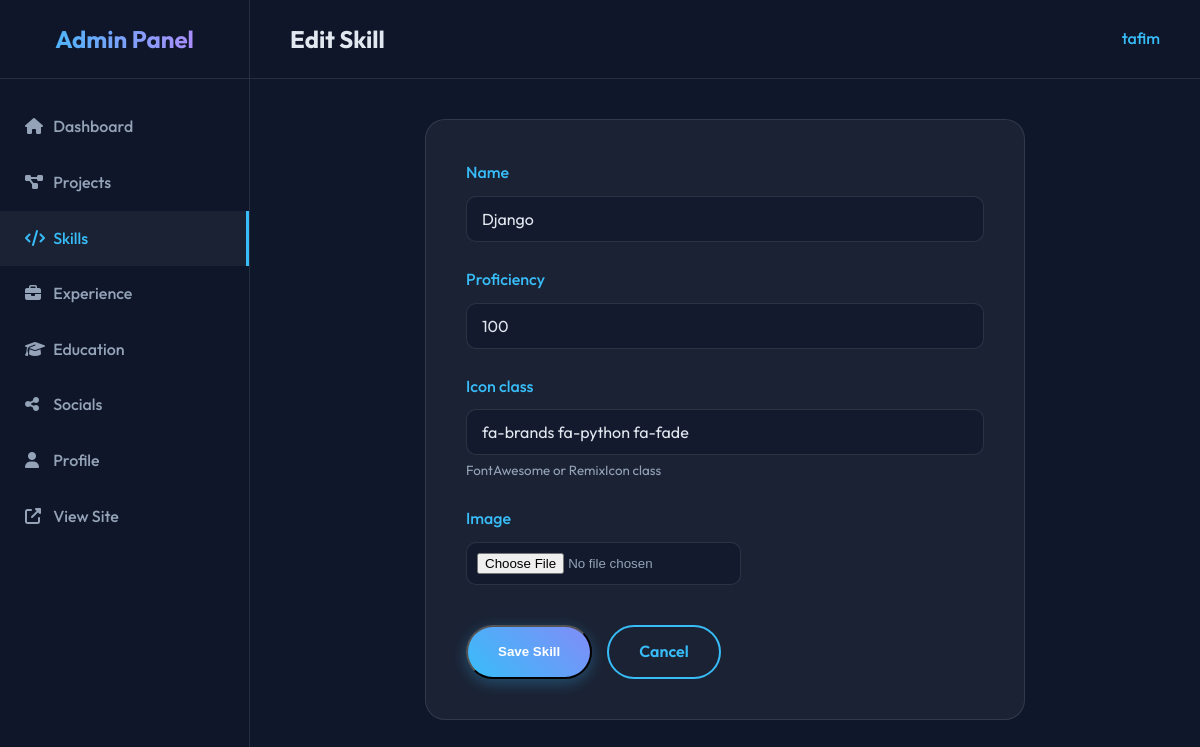
The app's page /dashboard/skills/2/edit/ (signed in) with its own data.
### portfolio/models.py (models this page shows, shortened)
class Skill(models.Model):
    name = models.CharField(max_length=50)
    proficiency = models.IntegerField(validators=[MinValueValidator(0), MaxValueValidator(100)])
    icon_class = models.CharField(max_length=100, help_text="FontAwesome or RemixIcon class", blank=True)
    image = models.ImageField(upload_to='skills/', blank=True, null=True)

### portfolio/views.py (the view)
# urls.py: path('dashboard/skills/<int:pk>/edit/', skill_update, name='skill_update'),
@login_required
@user_passes_test(is_superuser)
def skill_update(request, pk):
    skill = get_object_or_404(Skill, pk=pk)
    if request.method == 'POST':
        form = SkillForm(request.POST, request.FILES, instance=skill)
        if form.is_valid():
            form.save()
            return redirect('skill_list')
    else:
        form = SkillForm(instance=skill)
    return render(request, 'portfolio/admin/skill_form.html', {'form': form})

### portfolio/forms.py
class SkillForm(forms.ModelForm):
    class Meta:
        model = Skill
        fields = ['name', 'proficiency', 'icon_class', 'image']
        widgets = {
            'icon_class': forms.TextInput(attrs={'placeholder': 'e.g. fa-brands fa-python'}),
        }

### portfolio/views.py (called while the page is built)
def is_superuser(user):
    return user.is_superuser

### portfolio/templates/portfolio/admin/skill_form.html (shortened to what this page needs)
{% extends 'portfolio/admin/admin_base.html' %}
{% block header_title %}{% if form.instance.pk %}Edit Skill{% else %}Add Skill{% endif %}{% endblock %}
{% block content %}
<div class="form-container" style="max-width: 600px; margin: 0 auto; background: var(--glass-bg); padding: 40px; border-radius: 20px; border: 1px solid var(--glass-border);">
    <form method="post" enctype="multipart/form-data">
        {% for field in form %}
        <div class="form-group" style="margin-bottom: 25px;">
            <label for="{{ field.id_for_label }}" style="display: block; margin-bottom: 10px; color: var(--primary-color); font-weight: 500;">{{ field.label }}</label>
            {{ field }}
            {% if field.help_text %}
            <small style="color: #94a3b8; display: block; margin-top: 5px;">{{ field.help_text }}</small>
            {% endif %}
        </div>
        {% endfor %}
        <div class="form-actions" style="margin-top: 40px; display: flex; gap: 15px;">
            <button type="submit" class="btn btn-primary">Save Skill</button>
            <a href="{% url 'skill_list' %}" class="btn btn-secondary">Cancel</a>
        </div>
    </form>
</div>
{% endblock %}

### portfolio/templates/portfolio/admin/admin_base.html (shortened to what this page needs)
{% load static %}
<!DOCTYPE html>
<html lang="en">
<head>
    <link rel="stylesheet" href="https://cdnjs.cloudflare.com/ajax/libs/font-awesome/6.4.0/css/all.min.css">
    <link rel="stylesheet" href="{% static 'css/styles.css' %}">
    <link rel="stylesheet" href="{% static 'css/admin.css' %}">
    <link href="https://unpkg.com/aos@2.3.1/dist/aos.css" rel="stylesheet">
</head>
<body>
    <div class="admin-container">
        <aside class="sidebar">
            <div class="sidebar-header">
                <h2>Admin Panel</h2>
            </div>
            <ul class="sidebar-menu">
                <li><a href="{% url 'dashboard' %}" class="{% if request.resolver_match.url_name == 'dashboard' %}active{% endif %}"><i class="fas fa-home"></i> Dashboard</a></li>
                <li><a href="{% url 'project_list' %}" class="{% if 'project' in request.resolver_match.url_name %}active{% endif %}"><i class="fas fa-project-diagram"></i> Projects</a></li>
                <li><a href="{% url 'skill_list' %}" class="{% if 'skill' in request.resolver_match.url_name %}active{% endif %}"><i class="fas fa-code"></i> Skills</a></li>
                <li><a href="{% url 'experience_list' %}" class="{% if 'experience' in request.resolver_match.url_name %}active{% endif %}"><i class="fas fa-briefcase"></i> Experience</a></li>
                <li><a href="{% url 'education_list' %}" class="{% if 'education' in request.resolver_match.url_name %}active{% endif %}"><i class="fas fa-graduation-cap"></i> Education</a></li>
                <li><a href="{% url 'social_link_list' %}" class="{% if 'social' in request.resolver_match.url_name %}active{% endif %}"><i class="fas fa-share-alt"></i> Socials</a></li>
                <li><a href="{% url 'profile_update' %}" class="{% if 'profile' in request.resolver_match.url_name %}active{% endif %}"><i class="fas fa-user"></i> Profile</a></li>
                <li><a href="{% url 'home' %}" target="_blank"><i class="fas fa-external-link-alt"></i> View Site</a></li>
            </ul>
        </aside>
        <main class="main-content">
            <header class="admin-header" data-aos="fade-down">
                <h3>{% block header_title %}Dashboard{% endblock %}</h3>
                <div class="user-info">
                    <span>{{ request.user.username }}</span>
                </div>
            </header>
            <div class="content-wrapper">
                {% block content %}{% endblock %}
            </div>
        </main>
    </div>
</body>
</html>

### static/css/styles.css (style rules this page uses)
:root { --bg-color: #0f172a; --text-color: #e2e8f0; --primary-color: #38bdf8; --secondary-color: #818cf8; --accent-color: #c084fc; --glass-bg: rgba(255, 255, 255, 0.05); --glass-border: rgba(255, 255, 255, 0.1); --card-bg: rgba(30, 41, 59, 0.7); --nav-bg: rgba(15, 23, 42, 0.8); }
* { margin: 0; padding: 0; box-sizing: border-box; }
body { font-family: 'Outfit', sans-serif; background-color: var(--bg-color); color: var(--text-color); line-height: 1.6; overflow-x: hidden; }
html { scroll-behavior: smooth; }
a { text-decoration: none; color: inherit; transition: all 0.3s ease; }
ul { list-style: none; }
.btn { display: inline-block; padding: 12px 30px; border-radius: 50px; font-weight: 600; cursor: pointer; transition: transform 0.3s, box-shadow 0.3s; }
.btn-primary { background: linear-gradient(45deg, var(--primary-color), var(--secondary-color)); color: #fff; box-shadow: 0 4px 15px rgba(56, 189, 248, 0.3); }
.btn-secondary { background: transparent; border: 2px solid var(--primary-color); color: var(--primary-color); }

### static/css/admin.css (style rules this page uses)
.admin-container { display: flex; min-height: 100vh; }
.sidebar { width: 250px; background: var(--nav-bg); border-right: 1px solid var(--glass-border); backdrop-filter: blur(10px); display: flex; flex-direction: column; position: fixed; height: 100vh; }
.sidebar-header { padding: 20px; text-align: center; border-bottom: 1px solid var(--glass-border); }
.sidebar-header h2 { background: linear-gradient(to right, var(--primary-color), var(--accent-color)); -webkit-background-clip: text; background-clip: text; -webkit-text-fill-color: transparent; font-size: 1.5rem; }
.sidebar-menu { flex: 1; padding: 20px 0; }
.sidebar-menu li a { display: block; padding: 15px 25px; color: #94a3b8; transition: all 0.3s; font-weight: 500; }
.sidebar-menu li a:hover, .sidebar-menu li a.active { color: var(--primary-color); background: var(--glass-bg); border-right: 3px solid var(--primary-color); }
.sidebar-menu li a i { width: 25px; }
.main-content { flex: 1; margin-left: 250px; display: flex; flex-direction: column; }
.admin-header { padding: 20px 40px; background: var(--nav-bg); border-bottom: 1px solid var(--glass-border); display: flex; justify-content: space-between; align-items: center; backdrop-filter: blur(10px); }
.admin-header h3 { font-size: 1.5rem; color: var(--text-color); }
.user-info { color: var(--primary-color); font-weight: 500; }
.content-wrapper { padding: 40px; flex: 1; overflow-y: auto; }

### portfolio/templates/portfolio/admin/skill_form.html (style rules this page uses)
input[type="text"], input[type="number"], input[type="url"], textarea, select { width: 100%; padding: 12px 15px; background: rgba(15, 23, 42, 0.6); border: 1px solid var(--glass-border); border-radius: 10px; color: var(--text-color); font-family: inherit; font-size: 1rem; transition: all 0.3s; }
input[type="file"] { padding: 10px; background: rgba(15, 23, 42, 0.6); border-radius: 10px; border: 1px solid var(--glass-border); color: #94a3b8; }

### records on screen
Skill: form "Django" "100" "fa-brands fa-python fa-fade"

### other values on screen
{{ request.user.username }} "tafim"
{{ field.label }} "Name" "Proficiency" "Icon class" "Image"
{{ field.help_text }} "FontAwesome or RemixIcon class"
